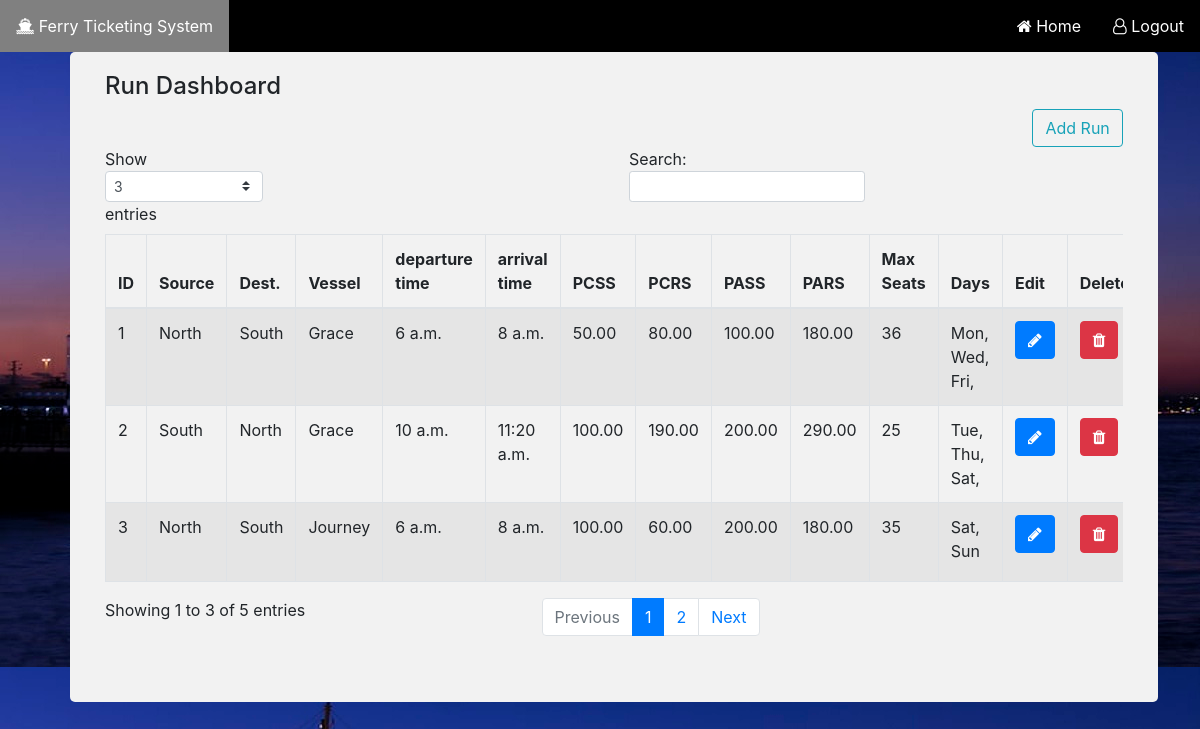
Before: /runs/ with the older database file.
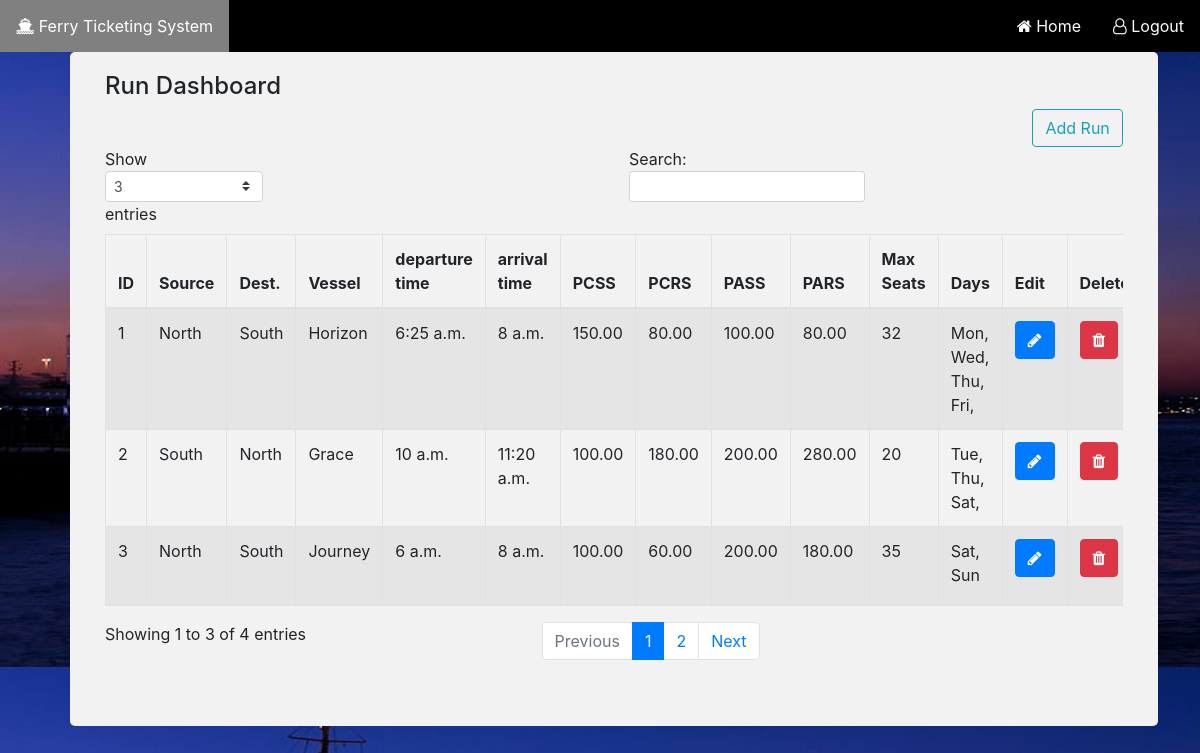
After: the same page with the newer database file.
### run/models.py (models this page shows)
class Run(models.Model):
    vessel_name = models.ForeignKey(Vessel, on_delete=models.SET_NULL,related_name='+',null=True)
    source = models.CharField(max_length=20, null=True)
    destination = models.CharField(max_length=20, null=True)
    departure_time = models.TimeField(null=True)
    arrival_time = models.TimeField(null=True)
    PASS = models.DecimalField(null=True, max_digits=10, decimal_places=2)
    PARS = models.DecimalField(null=True, max_digits=10, decimal_places=2)
    PCSS = models.DecimalField(null=True, max_digits=10, decimal_places=2)
    PCRS = models.DecimalField(null=True, max_digits=10, decimal_places=2)
    max_seats = models.PositiveIntegerField(null=True)
    Mon = models.BooleanField(default=False)
    Tue = models.BooleanField(default=False)
    Wed = models.BooleanField(default=False)
    Thu = models.BooleanField(default=False)
    Fri = models.BooleanField(default=False)
    Sat = models.BooleanField(default=False)
    Sun = models.BooleanField(default=False)

### vessel/models.py (models this page shows)
class Vessel(models.Model):
    vessel_name = models.CharField(max_length=30)
    def __str__(self):
        return self.vessel_name

### run/views.py (the view)
# urls.py: path('runs/',get_run,name='runs'),
def get_run(request):
    runs = Run.objects.all()
    context = {
        'runs' : runs
    }
    return render(request, 'runs.html',context)

### templates/runs.html (shortened to what this page needs)
{% extends 'admin_base.html' %}
{% block content %}
<body>
<div class="form" >
<div class='container'>
    <div class='row'>
        <div class="col-md-12">
            <h4>Run Dashboard</h4> <span><a href="/addrun" class="btn btn-outline-info pull-right">Add Run</a></span>
            <div class="table-responsive">
                <table id="bootstrapdatatable" class="table table-striped table-bordered" width="100%">
                    <thead>
                        <th>ID</th>
                        <th>Source</th>
                        <th>Dest.</th>
                        <th>Vessel</th>
                        <th>departure time</th>
                        <th>arrival time</th>
                        <th>PCSS</th>
                        <th>PCRS</th>
                        <th>PASS</th>
                        <th>PARS</th>
                        <th>Max Seats</th>
                        <th>Days</th>
                        <th>Edit</th>
                        <th>Delete</th>
                    </thead>
                    <tbody>
                    {% for run in runs %}
                        <tr>
                            <td>{{run.id}}</td>
                            <td>{{run.source}}</td>
                            <td>{{run.destination}}</td>
                            <td>{{run.vessel_name}}</td>
                            <td>{{ run.departure_time }}</td>
                            <td>{{ run.arrival_time }}</td>
                            <td>{{ run.PCSS }}</td>
                            <td>{{ run.PCRS }}</td>
                            <td>{{ run.PASS }}</td>
                            <td>{{ run.PARS }}</td>
                            <td>{{ run.max_seats }}</td>
                            <td>
                                {% if run.Mon %}Mon,{% endif %}
                                {% if run.Tue %}Tue,{% endif %}
                                {% if run.Wed %}Wed,{% endif %}
                                {% if run.Thu %}Thu,{% endif %}
                                {% if run.Fri %}Fri,{% endif %}
                                {% if run.Sat %}Sat,{% endif %}
                                {% if run.Sun %}Sun{% endif %}
                            </td>
                        <td><p data-placement="top" data-toggle="tooltip" title="Edit"><a href="/editrun/{{ run.id }}" class="btn btn-primary btn-xs" data-title="Edit" ><span><i class="fa fa-pencil" aria-hidden="true"></span></i></a></p></td>
                        <td><p data-placement="top" data-toggle="tooltip" title="Delete"><a href="/deleterun/{{ run.id }}" class="btn btn-danger btn-xs" data-title="Delete"><span><i class="fa fa-trash" aria-hidden="true"></i></span></a></p></td>
                        </tr>
                    {% endfor %}
                    </tbody>
                </table>
            </div>
        </div>
    </div>
</div>
</div>
</body>
{% endblock %}

Changed rows visible on the page:
changed Run id 1: vessel_name "Grace" → "Horizon"; departure_time "6 a.m." → "6:25 a.m."; PCSS "50.00" → "150.00"; PARS "180.00" → "80.00"; max_seats "36" → "32"; now shows "Thu,"
changed Run "Grace": PCRS "190.00" → "180.00"; PARS "290.00" → "280.00"; max_seats "25" → "20"
Other visible differences:
text written by a page script: "Show entries Search: Showing 1 to 3 of 5 entries Previous 1 2 Next" → "Show entries Search: Showing 1 to 3 of 4 entries Previous 1 2 Next"
